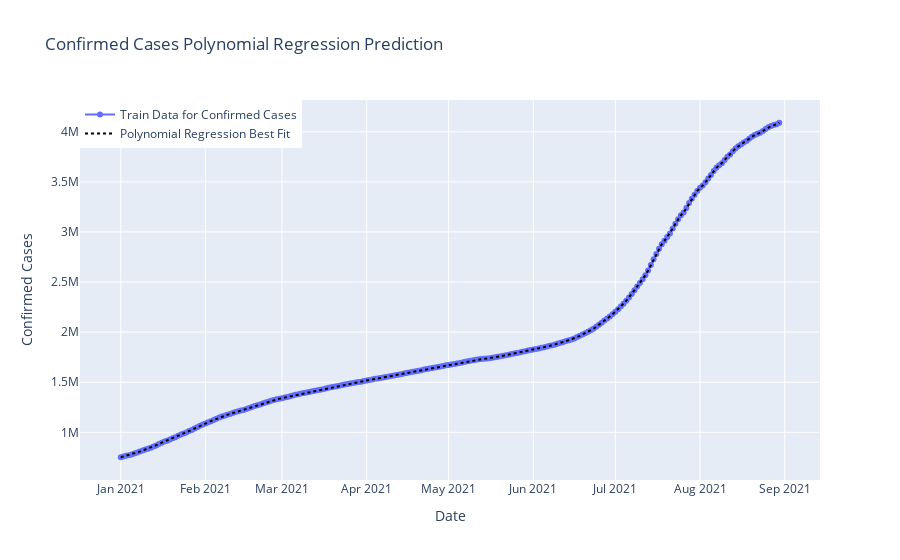

Notebook code cell kept with this figure:
### Code cell
comp_data=poly.fit_transform(np.array(case["Cases"]).reshape(-1,1))
plt.figure(figsize=(11,6))
predictions_poly=linreg.predict(comp_data)

fig=go.Figure()
fig.add_trace(go.Scatter(x=case.index, y=case["Cases"],
                    mode='lines+markers',name="Train Data for Confirmed Cases"))
fig.add_trace(go.Scatter(x=case.index, y=predictions_poly,
                    mode='lines',name="Polynomial Regression Best Fit",
                    line=dict(color='black', dash='dot')))
fig.update_layout(title="Confirmed Cases Polynomial Regression Prediction",
                 xaxis_title="Date",yaxis_title="Confirmed Cases",
                 legend=dict(x=0,y=1,traceorder="normal"))
fig.show()

### Figure 1 — Plotly figure (JSON) as saved in the notebook; plotly's stock layout.template omitted (floating-point values rounded to 4 significant figures; data arrays with more than 128 entries replaced by an {"elided": "..."} marker saying what was removed)
{"data": [{"mode": "lines+markers", "name": "Train Data for Confirmed Cases", "type": "scatter", "x": {"elided": "242 str values"}, "y": {"elided": "242 int values"}}, {"line": {"color": "black", "dash": "dot"}, "mode": "lines", "name": "Polynomial Regression Best Fit", "type": "scatter", "x": {"elided": "242 str values"}, "y": {"elided": "242 float values"}}], "layout": {"legend": {"traceorder": "normal", "x": 0, "y": 1}, "title": {"text": "Confirmed Cases Polynomial Regression Prediction"}, "xaxis": {"title": {"text": "Date"}}, "yaxis": {"title": {"text": "Confirmed Cases"}}}}
